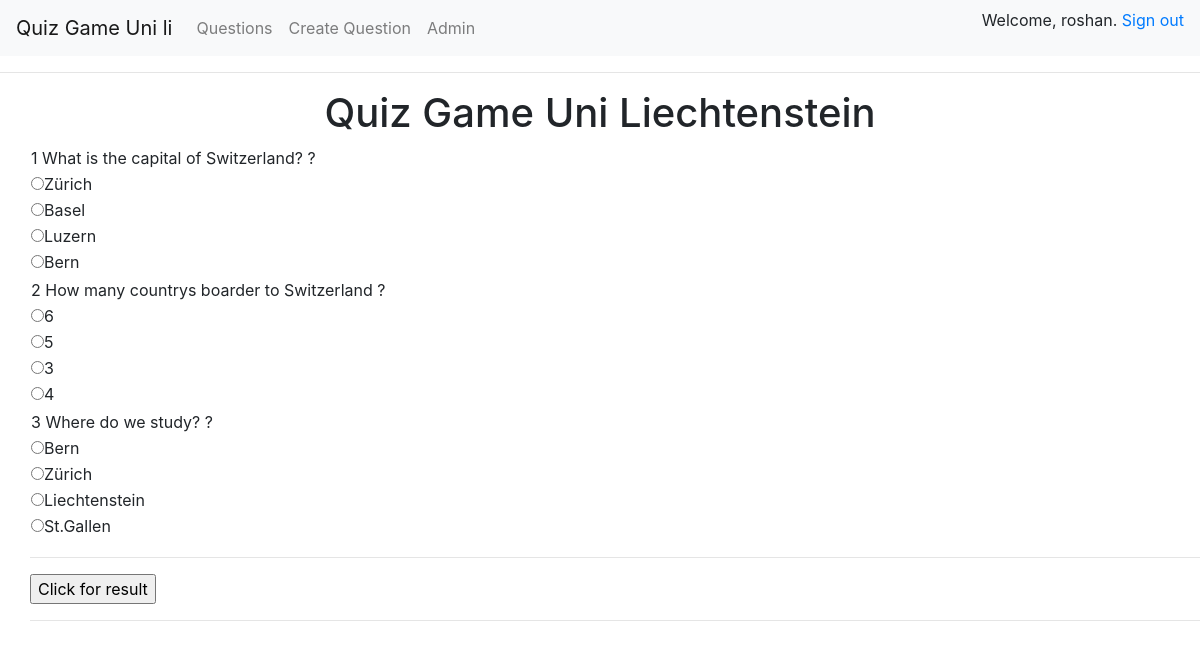
Screenshot of /questions/ (signed in) with the database file from the repository.
### quizGameApp/models.py (models this page shows)
class Question(models.Model):
    question = models.CharField(max_length=100)
    option1 = models.CharField(max_length=100)
    option2 = models.CharField(max_length=100)
    option3 = models.CharField(max_length=100)
    option4 = models.CharField(max_length=100)
    correct_answer = models.CharField(max_length=100)

### quizGameApp/views.py (the view)
# urls.py: path('questions/', HomeView.questionList),
    @login_required
    def questionList(httprequest, *args, **kwargs):
        all_questions = Question.objects.all()
        dict_question = {
            "all_questions": all_questions,
            "title": "Quiz Game Uni Liechtenstein"
        }
        return render(httprequest, "question_list.html", dict_question)

### templates/question_list.html (shortened to what this page needs)
{% extends 'base.html' %}
{% block mainContent %}
    <div style="text-align: center;">
        <h1>{{ title }}</h1>
    </div>
{% endblock %}
{% block questionListContent %}
    <div style="padding-left: 30px;">
        {% for result in all_questions %}
            <table>
                <tr>
                    <td>{{ result.id }} {{ result.question }} ?</td>
                </tr>
                <tr>
                    <td><input type="radio" id="Option1" class="rb" name="{{ result.id }}"
                               value="{{ result.option1 }}">{{ result.option1 }}</td>
                </tr>
                <tr>
                    <td><input type="radio" id="Option2" class="rb" name="{{ result.id }}"
                               value="{{ result.option2 }}">{{ result.option2 }}</td>
                </tr>
                <tr>
                    <td><input type="radio" id="Option3" class="rb" name="{{ result.id }}"
                               value="{{ result.option3 }}">{{ result.option3 }}</td>
                </tr>
                <tr>
                    <td><input type="radio" id="Option4" class="rb" name="{{ result.id }}"
                               value="{{ result.option4 }}">{{ result.option4 }}</td>
                </tr>
                <tr>
                    <td>
                    </td>
                </tr>
            </table>
        {% endfor %}
        <hr/>
        <input type="submit" value="Click for result" id="btn-question-success" onclick="get_answers();"/>
        <hr/>
    </div>
{% endblock %}

### templates/base.html (shortened to what this page needs)
<!DOCTYPE html>
<html>
<head>
    <link rel="stylesheet" href="https://stackpath.bootstrapcdn.com/bootstrap/4.4.1/css/bootstrap.min.css"
>
</head>
<body>
{% include 'nav_bar.html' %}
<hr>
{% block mainContent %}
{% endblock %}
{% block questionListContent %}{% endblock %}
</body>
</html>

### templates/nav_bar.html (shortened to what this page needs)
{% load static %}
<link rel="stylesheet" type="text/css" href="{% static 'quizGameApp/style.css' %}">
<nav class="navbar navbar-expand-lg navbar-light bg-light">
    <a class="navbar-brand" href="../welcome/">Quiz Game Uni li</a>
    <div class="collapse navbar-collapse" id="navbarSupportedContent">
        <ul class="navbar-nav mr-auto">
            {% if user.is_authenticated %}
                <li class="nav-item">
                    <a class="nav-link" href="../questions/">Questions</a>
                </li>
                <li>
                    <a class="nav-link" href="../create/">Create Question</a>
                </li>
                <li>
                    <a class="nav-link" href="/admin/">Admin</a>
                </li>
            {% endif %}
        </ul>
        <div>
            {% if user.is_authenticated %}
                <p>Welcome, {{ user.get_username }}. <a href="/logout/" class="header-link">Sign
                    out</a></p>
            {% else %}
                <a href="/login/" class="header-link">Login</a>
            {% endif %}
        </div>
    </div>
</nav>

### rows the page displays
Question: id "1", question "What is the capital of Switzerland?", option1 "Zürich", option2 "Basel", option3 "Luzern", option4 "Bern"
Question: id "2", question "How many countrys boarder to Switzerland", option1 "6", option2 "5", option3 "3", option4 "4"
Question: id "3", question "Where do we study?", option1 "Bern", option2 "Zürich", option3 "Liechtenstein", option4 "St.Gallen"

### other values shown
{{ user.get_username }} "roshan"
{{ title }} "Quiz Game Uni Liechtenstein"
